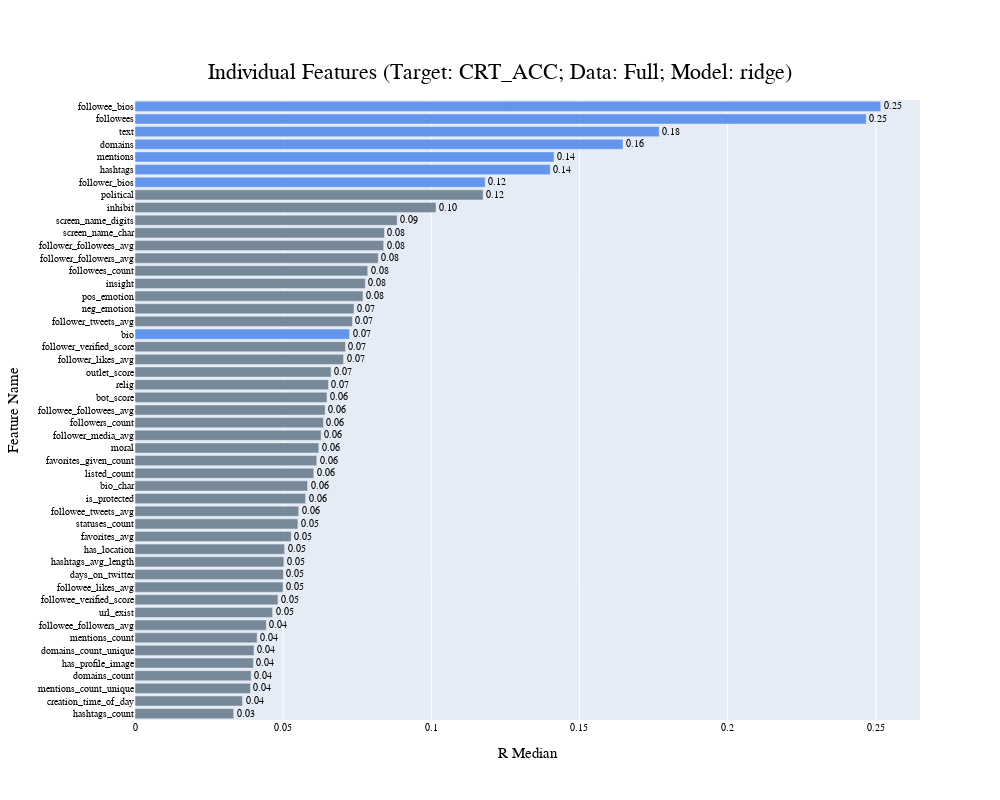
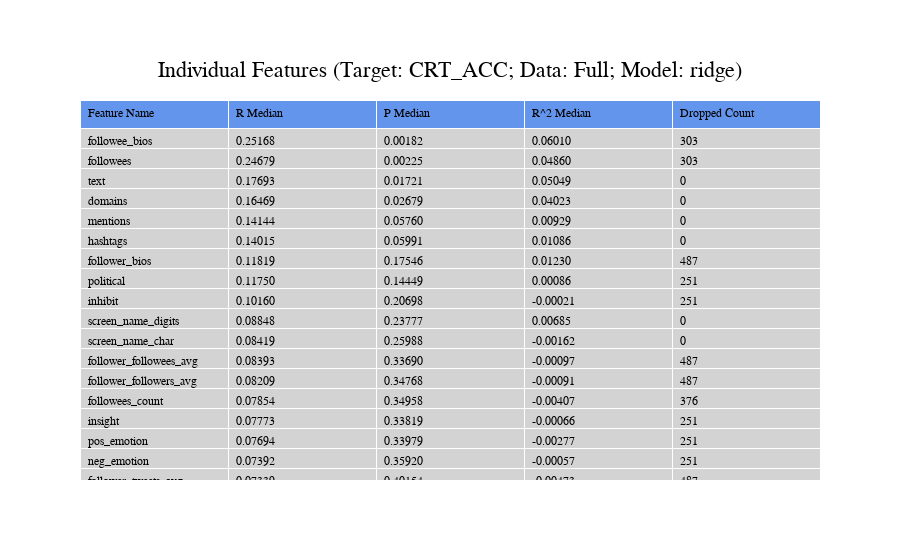

These figures' notebook cell, in order:
### Code cell
# run this cell to find best individual features 

for feat in target_feats:

    print(feat)
    
    # determine splits 
    splits = model.get_splits(MY_SPLITS_INDV)
                          
    # create X and Y from data 
    X_original = data[feat].dropna()
    Y_original = data[MY_TARGET]
    
    # set r, p, score sums to 0
    total_r = []
    total_p = []
    total_score = []
    
    if feat in MY_TEXT_FEATURES:
        X, Y, na_count = model.transform_feature(data, feat, MY_TARGET, my_max_df=MY_MAXDF_INDV, 
                                                 my_min_df=MY_MINDF_INDV, 
                                 my_n_components=MY_N_COMPONENTS_INDV)
    else:
        X, Y, na_count = model.transform_feature(data, feat, MY_TARGET)
            
    # average over all splits 
    for s in splits:
        
        # split data into train test set
        X_train, X_test, Y_train, Y_test = model.split_data(X, Y, MY_TARGET, MY_TEST_SIZE_INDV, s)
        
        # feature selection with ElasticNet on train set 
        X_train, X_test, Y_train, Y_test = model.feature_selection(X_train, X_test, Y_train, Y_test, 'median')
        
        # predict on test set 
        results = model.predict(X_train, X_test, Y_train, Y_test, MY_MODEL_INDV, MY_PARAMS_INDV, MY_CROSS_VAL)
        
        print(results)
        
        # add to r, p totals
        total_r.append(results['r'])
        total_p.append(results['p'])
        total_score.append(results['r2'])
    
    # add individual feature results to results dataframe
    f_results = model.create_results(feat, na_count, total_r, total_p, total_score)
    individual_results_df = individual_results_df.append(f_results, ignore_index = True)
    
    r_dict[feat] = total_r
    p_dict[feat] = total_p
    score_dict[feat] = total_score

# create and show plots
plot, chart = model.create_plotly_individual(individual_results_df, MY_TARGET, 
                                             DATAFRAME_TYPE, MY_MODEL_INDV, MY_TITLE_INDV)
chart.show()

# save results and plots 
model.save_results(RESULTS_FOLDER_INDIVIDUAL, MY_TITLE_INDV.lower(), individual_results_df, 
             plot, chart, state_dict_individual)
        
general.set_background('#fff9e9')

### Figure 1 — Plotly figure (JSON) as saved in the notebook; plotly's stock layout.template omitted (floating-point values rounded to 4 significant figures)
{"data": [{"marker": {"color": ["lightslategray", "lightslategray", "lightslategray", "lightslategray", "lightslategray", "lightslategray", "lightslategray", "lightslategray", "lightslategray", "lightslategray", "lightslategray", "lightslategray", "lightslategray", "lightslategray", "lightslategray", "lightslategray", "lightslategray", "lightslategray", "lightslategray", "lightslategray", "lightslategray", "lightslategray", "lightslategray", "lightslategray", "lightslategray", "lightslategray", "lightslategray", "lightslategray", "lightslategray", "lightslategray", "cornflowerblue", "lightslategray", "lightslategray", "lightslategray", "lightslategray", "lightslategray", "lightslategray", "lightslategray", "lightslategray", "lightslategray", "lightslategray", "lightslategray", "cornflowerblue", "cornflowerblue", "cornflowerblue", "cornflowerblue", "cornflowerblue", "cornflowerblue", "cornflowerblue"]}, "orientation": "h", "text": ["0.03", "0.04", "0.04", "0.04", "0.04", "0.04", "0.04", "0.04", "0.05", "0.05", "0.05", "0.05", "0.05", "0.05", "0.05", "0.05", "0.06", "0.06", "0.06", "0.06", "0.06", "0.06", "0.06", "0.06", "0.06", "0.06", "0.07", "0.07", "0.07", "0.07", "0.07", "0.07", "0.07", "0.08", "0.08", "0.08", "0.08", "0.08", "0.08", "0.09", "0.10", "0.12", "0.12", "0.14", "0.14", "0.16", "0.18", "0.25", "0.25"], "textfont": {"size": 10}, "textposition": "outside", "type": "bar", "x": [0.0333, 0.03628, 0.03896, 0.03921, 0.03997, 0.04017, 0.04121, 0.04431, 0.04643, 0.04825, 0.04998, 0.0501, 0.05024, 0.05047, 0.05271, 0.05497, 0.05526, 0.05757, 0.05825, 0.06035, 0.06134, 0.06204, 0.06279, 0.06361, 0.06417, 0.06479, 0.06529, 0.06617, 0.07037, 0.07104, 0.07241, 0.07339, 0.07392, 0.07694, 0.07773, 0.07854, 0.08209, 0.08393, 0.08419, 0.08848, 0.1016, 0.1175, 0.1182, 0.1401, 0.1414, 0.1647, 0.1769, 0.2468, 0.2517], "y": ["hashtags_count", "creation_time_of_day", "mentions_count_unique", "domains_count", "has_profile_image", "domains_count_unique", "mentions_count", "followee_followers_avg", "url_exist", "followee_verified_score", "followee_likes_avg", "days_on_twitter", "hashtags_avg_length", "has_location", "favorites_avg", "statuses_count", "followee_tweets_avg", "is_protected", "bio_char", "listed_count", "favorites_given_count", "moral", "follower_media_avg", "followers_count", "followee_followees_avg", "bot_score", "relig", "outlet_score", "follower_likes_avg", "follower_verified_score", "bio", "follower_tweets_avg", "neg_emotion", "pos_emotion", "insight", "followees_count", "follower_followers_avg", "follower_followees_avg", "screen_name_char", "screen_name_digits", "inhibit", "political", "follower_bios", "hashtags", "mentions", "domains", "text", "followees", "followee_bios"]}], "layout": {"font": {"color": "black", "family": "Courier New, monospace", "size": 10}, "height": 800, "title": {"font": {"size": 22}, "text": "Individual Features (Target: CRT_ACC; Data: Full; Model: ridge)", "x": 0.5, "xanchor": "center", "y": 0.92, "yanchor": "top"}, "width": 1000, "xaxis": {"title": {"font": {"size": 15}, "text": "R Median"}}, "yaxis": {"tickmode": "linear", "title": {"font": {"size": 15}, "text": "Feature Name"}}}}

### Figure 2 — Plotly figure (JSON) as saved in the notebook; plotly's stock layout.template omitted (floating-point values rounded to 4 significant figures; data arrays with more than 128 entries replaced by an {"elided": "..."} marker saying what was removed)
{"data": [{"cells": {"align": "left", "fill": {"color": "lightgray"}, "values": {"elided": "5x49 mixed values"}}, "header": {"align": "left", "fill": {"color": "cornflowerblue"}, "values": ["Feature Name", "R Median", "P Median", "R^2 Median", "Dropped Count"]}, "type": "table"}], "layout": {"font": {"color": "black", "family": "Courier New, monospace", "size": 12}, "title": {"font": {"size": 22}, "text": "Individual Features (Target: CRT_ACC; Data: Full; Model: ridge)", "x": 0.5, "xanchor": "center", "y": 0.89, "yanchor": "top"}}}
